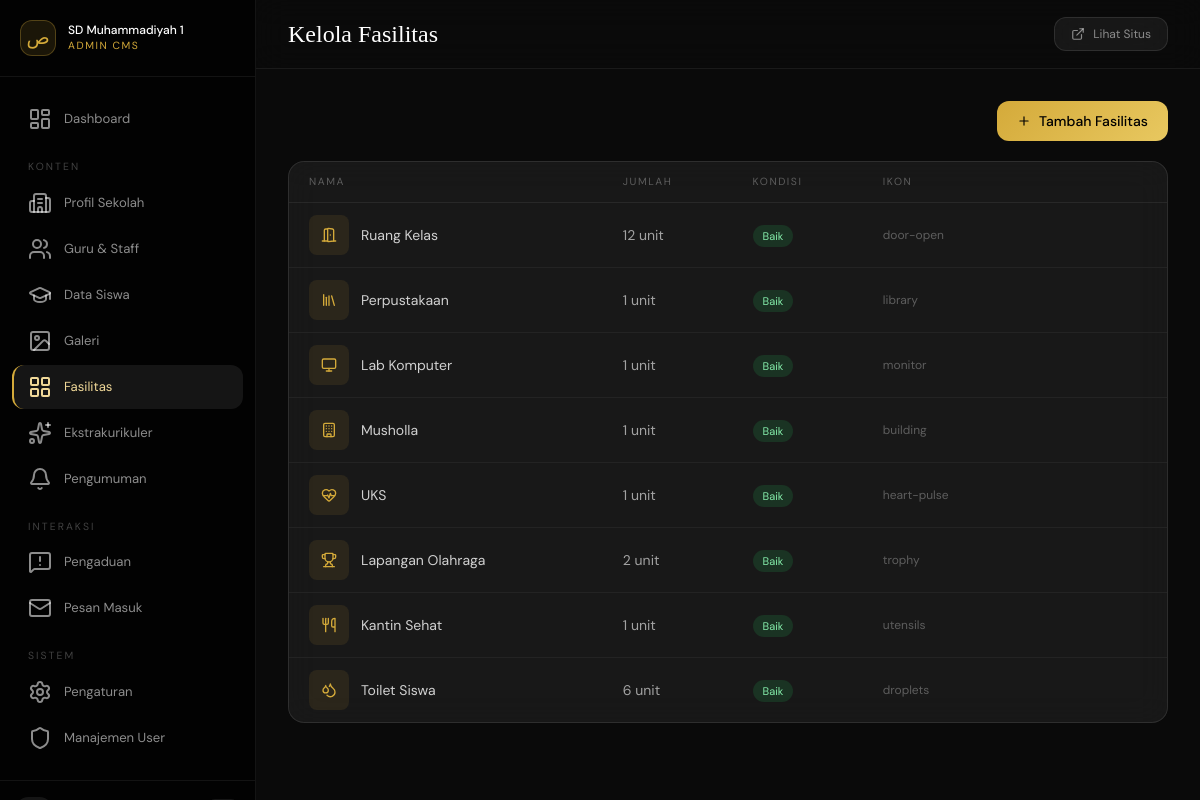
Screenshot of /admin/pages/facilities.php (signed in) with the database file from the repository.
### tables this page shows
CREATE TABLE `facilities` (
  `id`          INT UNSIGNED AUTO_INCREMENT PRIMARY KEY,
  `name`        VARCHAR(150) NOT NULL,
  `description` TEXT         DEFAULT NULL,
  `icon`        VARCHAR(100) DEFAULT NULL COMMENT 'Lucide icon name',
  `image`       VARCHAR(255) DEFAULT NULL,
  `count`       INT          DEFAULT 1,
  `condition`   ENUM('baik','cukup','rusak_ringan','rusak_berat') DEFAULT 'baik',
  `sort_order`  INT          DEFAULT 0,
  `created_at`  TIMESTAMP    DEFAULT CURRENT_TIMESTAMP
);

### admin/includes/auth.php (called while the page is built, shortened)
<?php
require_once __DIR__ . '/../../includes/config.php';
function admin_role(): string { return $_SESSION['admin_role'] ?? 'editor'; }
function is_superadmin(): bool { return admin_role() === 'superadmin'; }

### includes/config.php (called while the page is built, shortened)
<?php
class Database {
    private static ?PDO $instance = null;
    public static function getInstance(): PDO {
        if (self::$instance === null) {
            $dsn = sprintf('mysql:host=%s;port=%s;dbname=%s;charset=%s',
                DB_HOST, DB_PORT, DB_NAME, DB_CHARSET);
            try {
                self::$instance = new PDO($dsn, DB_USER, DB_PASS, [
                    PDO::ATTR_ERRMODE            => PDO::ERRMODE_EXCEPTION,
                    PDO::ATTR_DEFAULT_FETCH_MODE => PDO::FETCH_ASSOC,
                    PDO::ATTR_EMULATE_PREPARES   => false,
                    PDO::MYSQL_ATTR_INIT_COMMAND => "SET NAMES utf8mb4 COLLATE utf8mb4_unicode_ci",
                ]);
            } catch (PDOException $e) {
                if (APP_ENV === 'development') {
                    die('<pre style="color:red">DB Error: ' . $e->getMessage() . '</pre>');
                }
                die('Service temporarily unavailable. Please try again later.');
            }
        }
        return self::$instance;
    }
}
function db(): PDO { return Database::getInstance(); }
function e(string $str): string {
    return htmlspecialchars($str, ENT_QUOTES | ENT_HTML5, 'UTF-8');
}

### admin/pages/facilities.php (the view, shortened to what this page needs)
<?php
require_once __DIR__ . '/../includes/auth.php';
$activeSidebar='facilities'; $pageTitle='Kelola Fasilitas';
try { $rows=db()->query("SELECT * FROM facilities ORDER BY sort_order,name")->fetchAll(); }
catch(Exception $e){ $rows=[]; }
$condLabel=['baik'=>'Baik','cukup'=>'Cukup','rusak_ringan'=>'Perlu Perbaikan','rusak_berat'=>'Rusak Berat'];
$condColor=['baik'=>'text-green-300 bg-green-500/15','cukup'=>'text-yellow-300 bg-yellow-500/15','rusak_ringan'=>'text-orange-300 bg-orange-500/15','rusak_berat'=>'text-red-300 bg-red-500/15'];
require_once __DIR__ . '/../includes/admin_head.php';
?>
<div class="mb-5 flex justify-end">
  <button onclick="openModal()" class="flex items-center gap-2 px-5 py-2.5 rounded-xl text-sm text-black font-medium" style="background:linear-gradient(135deg,#d4aa3a,#e8c860)"><i data-lucide="plus" style="width:14px;height:14px"></i> Tambah Fasilitas</button>
</div>
<?php if(empty($rows)): ?>
<div class="glass rounded-3xl p-16 text-center"><i data-lucide="layout-grid" style="width:36px;height:36px;color:rgba(255,255,255,.15);margin:0 auto 12px"></i><p style="color:rgba(255,255,255,.3)">Belum ada data.</p></div>
<?php else: ?>
<div class="glass rounded-2xl overflow-hidden">
  <table class="w-full"><thead><tr style="border-bottom:1px solid rgba(255,255,255,.07)">
    <?php foreach(['Nama','Jumlah','Kondisi','Ikon',''] as $h): ?><th class="px-5 py-3 text-left" style="font-size:.65rem;letter-spacing:.15em;text-transform:uppercase;color:rgba(255,255,255,.3);font-weight:400"><?=$h?></th><?php endforeach; ?>
  </tr></thead><tbody class="divide-y divide-white/[.05]">
  <?php foreach($rows as $f): ?>
  <tr class="group hover:bg-white/[.02] transition-colors">
    <td class="px-5 py-3">
      <div class="flex items-center gap-3">
        <?php if(!empty($f['image'])): ?><img src="<?=UPLOAD_URL?>facilities/<?=e($f['image'])?>" class="w-10 h-10 rounded-lg object-cover"><?php else: ?>
        <div class="w-10 h-10 rounded-lg flex items-center justify-center" style="background:rgba(212,170,58,.1)"><i data-lucide="<?=e($f['icon']??'square')?>" style="width:16px;height:16px;color:#d4aa3a"></i></div><?php endif; ?>
        <div><p class="text-sm text-white/80"><?=e($f['name'])?></p><?php if($f['description']): ?><p class="text-xs text-white/30 truncate max-w-xs"><?=e(mb_substr($f['description'],0,50))?></p><?php endif; ?></div>
      </div>
    </td>
    <td class="px-5 py-3 text-sm text-white/60"><?=$f['count']?> unit</td>
    <td class="px-5 py-3"><span class="text-[11px] px-2.5 py-1 rounded-full <?=$condColor[$f['condition']]??'text-white/40 bg-white/5'?>"><?=$condLabel[$f['condition']]??ucfirst($f['condition'])?></span></td>
    <td class="px-5 py-3 text-xs text-white/30"><?=e($f['icon']??'—')?></td>
    <td class="px-5 py-3">
    </td>
  </tr>
  <?php endforeach; ?></tbody></table>
</div>
<?php endif; ?>
</div></main></div></body></html>

### admin/includes/admin_head.php (shortened to what this page needs)
<?php
$pageTitle = $pageTitle ?? 'Admin';
?>
<!DOCTYPE html>
<html lang="id">
<head>
  <script src="https://cdn.tailwindcss.com"></script>
</head>
<body>
<div class="flex h-screen overflow-hidden">
<?php require_once __DIR__ . '/sidebar.php'; ?>
<main class="flex-1 flex flex-col overflow-hidden">
  <div class="px-8 py-4 border-b border-white/[.07] flex items-center justify-between flex-shrink-0" style="background:rgba(10,10,10,.9);backdrop-filter:blur(16px)">
    <div>
      <h1 style="font-family:'Cormorant Garamond',serif;font-size:1.5rem;font-weight:300"><?= e($pageTitle) ?></h1>
    </div>
    <div class="flex items-center gap-3">
      <a href="<?= APP_URL ?>/index.php" target="_blank" class="flex items-center gap-2 px-4 py-2 glass rounded-xl text-xs text-white/50 hover:text-white hover:bg-white/10 transition-all">
        <i data-lucide="external-link" style="width:14px;height:14px"></i> Lihat Situs
      </a>
    </div>
  </div>
  <div class="flex-1 overflow-y-auto p-8">

### admin/includes/sidebar.php (shortened to what this page needs)
<?php
$activeSidebar = $activeSidebar ?? '';
function sidebarLink(string $href, string $icon, string $label, string $key, string $active, string $badge=''): void {
    $cls = ($active === $key) ? 'sidebar-link active' : 'sidebar-link';
    echo "<a href=\"$href\" class=\"$cls\"><i data-lucide=\"$icon\"></i> $label";
    echo "</a>\n";
}
?>
<aside class="w-64 flex-shrink-0 flex flex-col border-r border-white/[0.07] overflow-y-auto" style="background:rgba(0,0,0,.82)">
  <div class="px-5 py-5 border-b border-white/[0.07]">
    <a href="<?= APP_URL ?>/admin/index.php" class="flex items-center gap-3">
      <div class="w-9 h-9 rounded-xl flex items-center justify-center" style="background:rgba(212,170,58,.12);border:1px solid rgba(212,170,58,.3)">
        <span style="color:#d4aa3a;font-family:'Cormorant Garamond',serif;font-size:1.2rem">ص</span>
      </div>
      <div>
        <div class="text-white text-xs font-medium">SD Muhammadiyah 1</div>
        <div style="color:#d4aa3a;font-size:.65rem;letter-spacing:.15em;text-transform:uppercase">Admin CMS</div>
      </div>
    </a>
  </div>
  <nav class="flex-1 px-3 py-5 space-y-0.5">
    <?php sidebarLink(APP_URL.'/admin/index.php','layout-dashboard','Dashboard','dashboard',$activeSidebar); ?>
    <div class="px-4 pt-4 pb-1" style="font-size:.65rem;letter-spacing:.2em;text-transform:uppercase;color:rgba(255,255,255,.25)">Konten</div>
    <div class="px-4 pt-4 pb-1" style="font-size:.65rem;letter-spacing:.2em;text-transform:uppercase;color:rgba(255,255,255,.25)">Interaksi</div>
    <div class="px-4 pt-4 pb-1" style="font-size:.65rem;letter-spacing:.2em;text-transform:uppercase;color:rgba(255,255,255,.25)">Sistem</div>
    <?php sidebarLink('settings.php','settings','Pengaturan','settings',$activeSidebar);
      if (is_superadmin()) sidebarLink('users.php','shield','Manajemen User','users',$activeSidebar); ?>
  </nav>
  <div class="px-4 py-4 border-t border-white/[0.07]">
  </div>
</aside>

### admin/includes/admin_head.php (style rules this page uses)
* { font-family:'DM Sans',sans-serif }
h1,h2,.font-display { font-family:'Cormorant Garamond',serif }
body { background:#0a0a0a;color:#fff }
.glass { background:rgba(255,255,255,.06);backdrop-filter:blur(16px);-webkit-backdrop-filter:blur(16px);border:1px solid rgba(255,255,255,.1) }

### admin/includes/sidebar.php (style rules this page uses)
.sidebar-link { display:flex;align-items:center;gap:12px;padding:10px 16px;border-radius:12px;font-size:.82rem;color:rgba(255,255,255,.55);transition:all .2s;text-decoration:none }
.sidebar-link:hover,.sidebar-link.active { background:rgba(255,255,255,.08);color:#fff }
.sidebar-link.active { border-left:2px solid #d4aa3a;padding-left:14px;color:#f0d898 }

### rows the page displays
facilities: name "Ruang Kelas", count "12", condition "Baik", icon "door-open"
facilities: name "Perpustakaan", count "1", condition "Baik", icon "library"
facilities: name "Lab Komputer", count "1", condition "Baik", icon "monitor"
facilities: name "Musholla", count "1", condition "Baik", icon "building"
facilities: name "UKS", count "1", condition "Baik", icon "heart-pulse"
facilities: name "Lapangan Olahraga", count "2", condition "Baik", icon "trophy"
facilities: name "Kantin Sehat", count "1", condition "Baik", icon "utensils"
facilities: name "Toilet Siswa", count "6", condition "Baik", icon "droplets"

### other values shown
$label "Dashboard Profil Sekolah Guru & Staff Data Siswa Galeri Fasilitas Ekstrakurikuler Pengumuman Pengaduan Pesan Masuk Pengaturan Manajemen User"
$pageTitle "Kelola Fasilitas"
$h "NAMA"
$h "JUMLAH"
$h "KONDISI"
$h "IKON"
